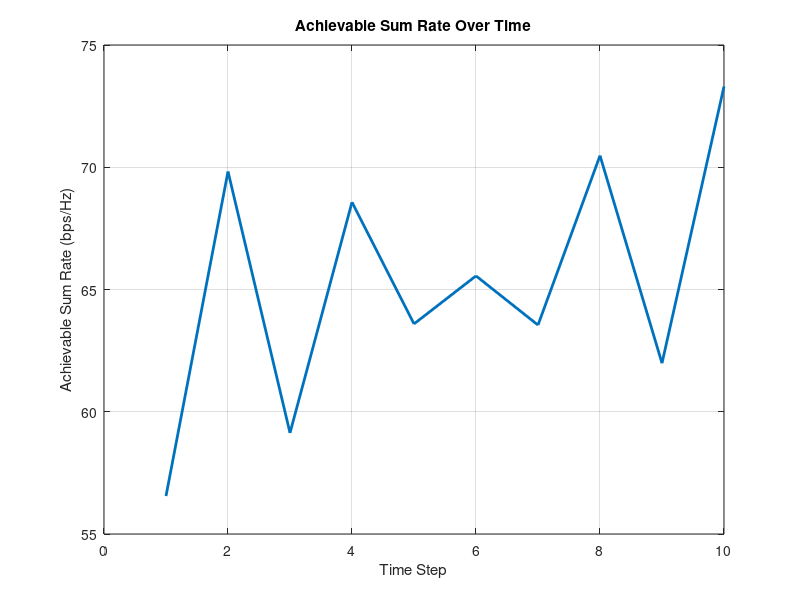
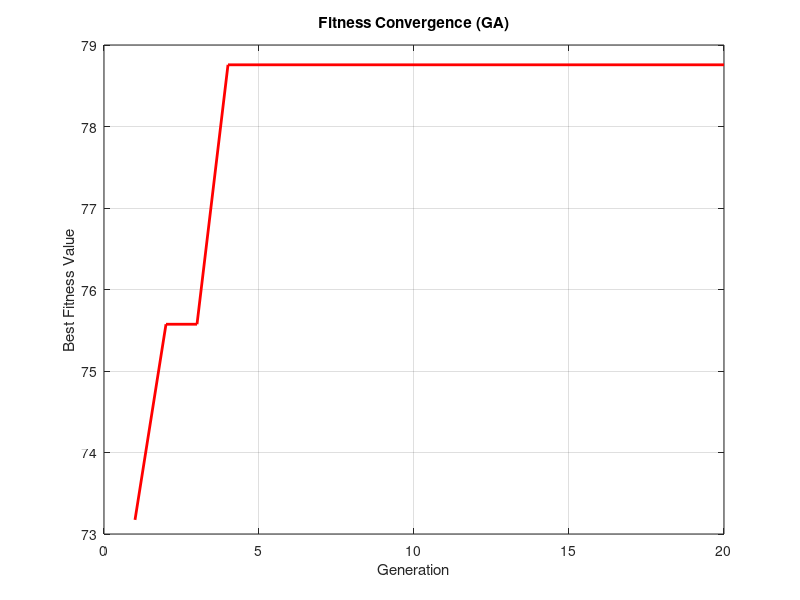
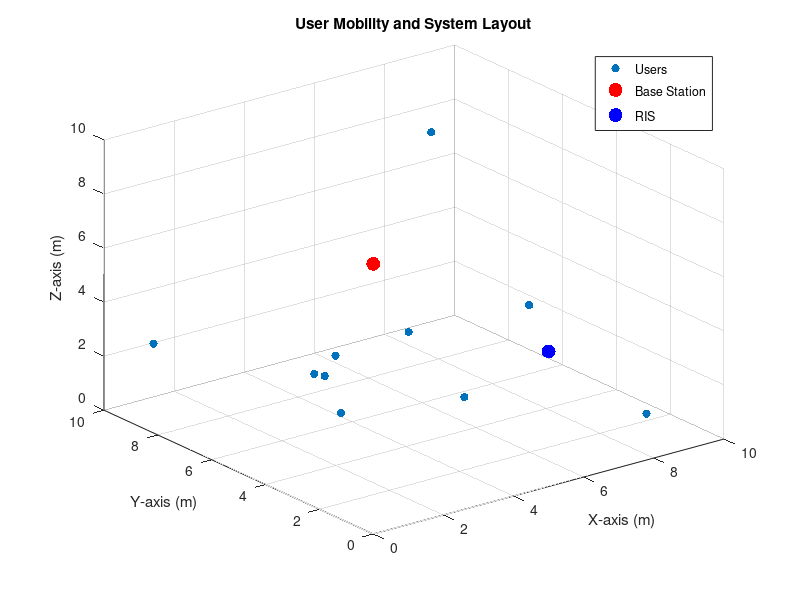
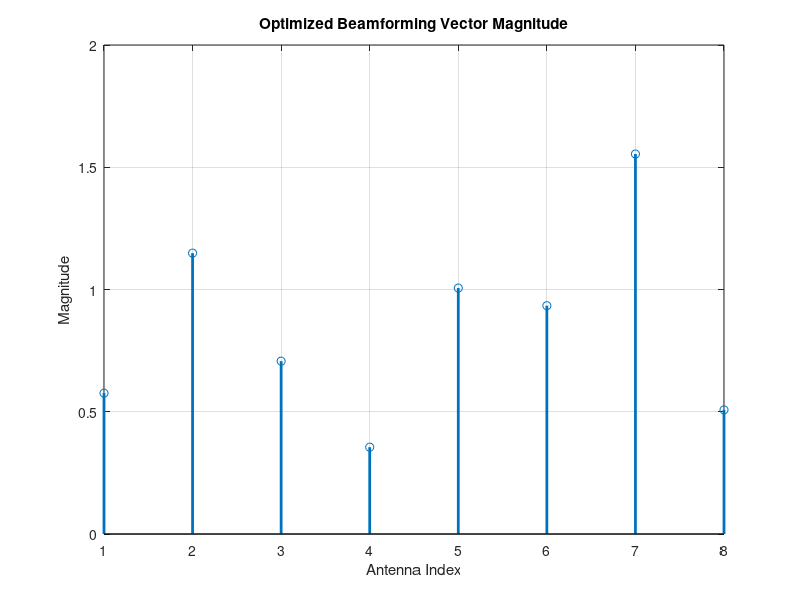

The MATLAB script that drew these images, in order:
%% Real-Time Optimization with GA, PSO, and Hybrid GA-PSO
clear; clc; close all;

% Constants
rng(222); % Ensure reproducibility
c = 299792458; % Speed of light in m/s
frequency = 28e9; % Frequency in mmWave band (28 GHz)
wavelength = c / frequency; % Wavelength calculation

% Parameters
numUsers = 10; % Number of users
N_BS = 8; % Number of base station antennas
N_RIS = 64; % Number of RIS elements
BS_location = [0, 0, 10]; % Fixed Base Station location
RIS_location = [5, 0, 5]; % Fixed RIS location
maxBounds = [10, 10, 10]; % Space boundaries (x, y, z)
sigma2 = 1e-9; % Noise power (W)
P_BS_max = 10; % Power budget at BS (Watts)
quantization_levels = 4; % Number of RIS phase quantization levels

% RIS Element Layout (Uniform Planar Array)
RIS_spacing = wavelength / 2; % Element spacing (half wavelength)
N_RIS_sqrt = sqrt(N_RIS); % Assume square UPA
[ris_x, ris_y] = meshgrid(0:N_RIS_sqrt-1, 0:N_RIS_sqrt-1);
ris_x = RIS_spacing * (ris_x(:) - mean(ris_x(:))); % X-coordinates
ris_y = RIS_spacing * (ris_y(:) - mean(ris_y(:))); % Y-coordinates
RIS_positions = RIS_location + [ris_x, ris_y, zeros(N_RIS, 1)]; % 3D positions of RIS elements

% User Locations and Mobility
userLocations = rand(numUsers, 3) .* maxBounds; % Initial user locations
userVelocities = (rand(numUsers, 3) - 0.5) * 0.2; % Random velocities

%% Functions
% Path Loss
function PL = path_loss(d, wavelength)
    PL = (wavelength / (4 * pi * d))^2; % Linear scale
end

% Generate Channels with Rician Fading
function [H_BS_RIS, H_RIS_Users, H_BS_Users] = generate_channels(userLocations, RIS_positions, BS_location, N_BS, N_RIS, numUsers, wavelength, K_factor)
    LOS_component = 1; % Line-of-sight
    NLOS_component = sqrt(1 / (1 + K_factor));

    H_BS_RIS = zeros(N_RIS, N_BS);
    H_RIS_Users = zeros(numUsers, N_RIS);
    H_BS_Users = zeros(numUsers, N_BS);

    % BS ↔ RIS channel
    for i = 1:N_RIS
        d_BS_RIS = norm(RIS_positions(i, :) - BS_location);
        PL_BS_RIS = path_loss(d_BS_RIS, wavelength);
        H_BS_RIS(i, :) = sqrt(PL_BS_RIS) * (LOS_component + NLOS_component * (randn(1, N_BS) + 1j * randn(1, N_BS))) / sqrt(2);
    end

    % RIS ↔ Users channel
    for k = 1:numUsers
        for i = 1:N_RIS
            d_RIS_User = norm(userLocations(k, :) - RIS_positions(i, :));
            PL_RIS_User = path_loss(d_RIS_User, wavelength);
            H_RIS_Users(k, i) = sqrt(PL_RIS_User) * (LOS_component + NLOS_component * (randn + 1j * randn)) / sqrt(2);
        end
    end

    % BS ↔ Users channel
    for k = 1:numUsers
        d_BS_User = norm(userLocations(k, :) - BS_location);
        PL_BS_User = path_loss(d_BS_User, wavelength);
        H_BS_Users(k, :) = sqrt(PL_BS_User) * (LOS_component + NLOS_component * (randn(1, N_BS) + 1j * randn(1, N_BS))) / sqrt(2);
    end
end

% Achievable Sum Rate
function R = compute_sum_rate(w, theta, H_BS_RIS, H_RIS_Users, H_BS_Users, sigma2)
    numUsers = size(H_RIS_Users, 1);
    R = 0;
    for k = 1:numUsers
        h_eff = H_BS_Users(k, :) * w + H_RIS_Users(k, :) * diag(exp(1j * theta)) * H_BS_RIS * w;
        signal_power = abs(h_eff)^2;
        SINR = signal_power / sigma2;
        R = R + log2(1 + SINR);
    end
end

% Quantize RIS Phases
function quantized_theta = quantize_phases(theta, quantization_levels)
    step_size = 2 * pi / quantization_levels;
    quantized_theta = step_size * round(theta / step_size);
end

% Genetic Algorithm
function [optimized_w, optimized_theta, fitness_log] = optimize_ga(H_BS_RIS, H_RIS_Users, H_BS_Users, N_BS, N_RIS, P_BS_max, sigma2, maxGenerations, popSize, quantization_levels)
    % Initialize Population
    population_w = randn(N_BS, popSize) + 1j * randn(N_BS, popSize); % Random beamforming
    population_theta = 2 * pi * rand(N_RIS, popSize); % Random RIS phase shifts

    fitness_log = zeros(1, maxGenerations); % Track fitness per generation

    % GA Optimization Loop
    for gen = 1:maxGenerations
        % Fitness Evaluation
        fitness = zeros(1, popSize);
        for i = 1:popSize
            w = sqrt(P_BS_max) * population_w(:, i) / norm(population_w(:, i)); % Normalize power
            theta = quantize_phases(population_theta(:, i), quantization_levels); % Quantize RIS phases
            fitness(i) = compute_sum_rate(w, theta, H_BS_RIS, H_RIS_Users, H_BS_Users, sigma2);
        end
        fitness_log(gen) = max(fitness); % Log best fitness

        % Selection: Keep the top half of the population
        [~, idx] = sort(fitness, 'descend');
        top_w = population_w(:, idx(1:popSize / 2));
        top_theta = population_theta(:, idx(1:popSize / 2));

        % Crossover and Mutation
        new_population_w = top_w;
        new_population_theta = top_theta;
        for i = 1:(popSize / 2)
            p1 = randi(size(top_w, 2));
            p2 = randi(size(top_w, 2));
            child_w = (top_w(:, p1) + top_w(:, p2)) / 2;
            child_theta = mean([top_theta(:, p1), top_theta(:, p2)], 2);
            new_population_w(:, end + 1) = child_w;
            new_population_theta(:, end + 1) = child_theta;
        end
        population_w = new_population_w(:, 1:popSize); % Trim population
        population_theta = new_population_theta(:, 1:popSize);
    end
    [~, best_idx] = max(fitness);
    optimized_w = population_w(:, best_idx);
    optimized_theta = quantize_phases(population_theta(:, best_idx), quantization_levels);
end

%% Simulation: GA Example
timeSteps = 10;
sumRateHistory = zeros(timeSteps, 1);
ga_fitness_log = [];

for t = 1:timeSteps
    % Update User Locations
    userLocations = userLocations + userVelocities;
    for u = 1:numUsers
        for dim = 1:3
            if userLocations(u, dim) > maxBounds(dim) || userLocations(u, dim) < 0
                userVelocities(u, dim) = -userVelocities(u, dim);
                userLocations(u, dim) = min(max(userLocations(u, dim), 0), maxBounds(dim));
            end
        end
    end

    % Generate Channels
    [H_BS_RIS, H_RIS_Users, H_BS_Users] = generate_channels(userLocations, RIS_positions, BS_location, N_BS, N_RIS, numUsers, wavelength, 5);

    % Optimize using GA
    [beamformingVectors, risPhaseShifts, fitness_log] = optimize_ga(H_BS_RIS, H_RIS_Users, H_BS_Users, N_BS, N_RIS, P_BS_max, sigma2, 20, 20, quantization_levels);
    sumRateHistory(t) = compute_sum_rate(beamformingVectors, risPhaseShifts, H_BS_RIS, H_RIS_Users, H_BS_Users, sigma2);
end

%% Visualization
% Plot Achievable Sum Rate Over Time
figure;
plot(1:timeSteps, sumRateHistory, 'LineWidth', 2);
xlabel('Time Step');
ylabel('Achievable Sum Rate (bps/Hz)');
title('Achievable Sum Rate Over Time');
grid on;

% Plot Fitness Convergence
figure;
plot(1:20, fitness_log, 'r', 'LineWidth', 2);
xlabel('Generation');
ylabel('Best Fitness Value');
title('Fitness Convergence (GA)');
grid on;

% Plot User Mobility
figure;
scatter3(userLocations(:, 1), userLocations(:, 2), userLocations(:, 3), 'filled', 'DisplayName', 'Users');
hold on;
scatter3(BS_location(1), BS_location(2), BS_location(3), 100, 'r', 'filled', 'DisplayName', 'Base Station');
scatter3(RIS_location(1), RIS_location(2), RIS_location(3), 100, 'b', 'filled', 'DisplayName', 'RIS');
xlabel('X-axis (m)');
ylabel('Y-axis (m)');
zlabel('Z-axis (m)');
legend('show');
title('User Mobility and System Layout');
grid on;

% Plot Beamforming Vector Magnitude
figure;
stem(abs(beamformingVectors), 'LineWidth', 2);
xlabel('Antenna Index');
ylabel('Magnitude');
title('Optimized Beamforming Vector Magnitude');
grid on;

% Plot RIS Phase Shifts
figure;
subplot(2, 1, 1);
plot(unwrap(angle(risPhaseShifts)), 'LineWidth', 2);
xlabel('RIS Element Index');
ylabel('Phase (radians)');
title('Optimized RIS Phase Shifts (Continuous)');
grid on;

subplot(2, 1, 2);
plot(unwrap(angle(quantize_phases(risPhaseShifts, quantization_levels))), 'LineWidth', 2);
xlabel('RIS Element Index');
ylabel('Quantized Phase (radians)');
title('Optimized RIS Phase Shifts (Quantized)');
grid on;
